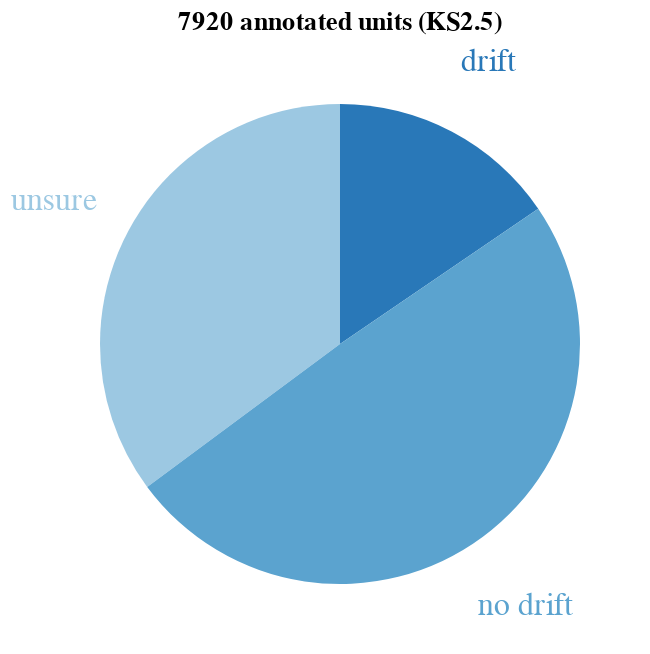

Notebook source saved alongside this figure:
### Markdown cell above
Proprotion of annotations

### Code cell
df = (
    get_df(ks4_filter=False)
    .drop_nulls('drift_rating')
    .with_columns(
        drift_rating=pl.when(pl.col("drift_rating") == db_utils.UnitDriftRating.YES)
        .then(pl.lit('drift'))
        .when(pl.col("drift_rating") == db_utils.UnitDriftRating.NO)
        .then(pl.lit('no drift'))
        .when(pl.col("drift_rating") == db_utils.UnitDriftRating.UNSURE)
        .then(pl.lit('unsure'))
    ) 
    .get_column('drift_rating')
    .value_counts(normalize=True)
    .sort('proportion')
)

display(df)
base = (
    alt.Chart(df)
    .encode(
        theta=alt.Theta("proportion:Q").stack(True),
        color=alt.Color("drift_rating").scale(scheme="blues", reverse=True).legend(None),
        tooltip=["drift_rating", "proportion"],
    )
    .properties(title=f"{len(get_df(ks4_filter=False).drop_nulls('drift_rating'))} annotated units (KS2.5)")
)
base.mark_arc(outerRadius=120) + base.mark_text(radius=160, size=16).encode(text="drift_rating:N")

### Figure 1 — Vega-Lite specification as saved in the notebook (floating-point values rounded to 4 significant figures)
{"config": {"view": {"continuousWidth": 300, "continuousHeight": 300}}, "layer": [{"mark": {"type": "arc", "outerRadius": 120}, "encoding": {"color": {"field": "drift_rating", "legend": null, "scale": {"scheme": "blues", "reverse": true}, "type": "nominal"}, "theta": {"field": "proportion", "stack": true, "type": "quantitative"}, "tooltip": [{"field": "drift_rating", "type": "nominal"}, {"field": "proportion", "type": "quantitative"}]}, "title": "7920 annotated units (KS2.5)"}, {"mark": {"type": "text", "radius": 160, "size": 16}, "encoding": {"color": {"field": "drift_rating", "legend": null, "scale": {"scheme": "blues", "reverse": true}, "type": "nominal"}, "text": {"field": "drift_rating", "type": "nominal"}, "theta": {"field": "proportion", "stack": true, "type": "quantitative"}, "tooltip": [{"field": "drift_rating", "type": "nominal"}, {"field": "proportion", "type": "quantitative"}]}, "title": "7920 annotated units (KS2.5)"}], "data": {"name": "data-e197522655369353c25b7865446e2a3a"}, "$schema": "https://vega.github.io/schema/vega-lite/v5.20.1.json", "datasets": {"data-e197522655369353c25b7865446e2a3a": [{"drift_rating": "drift", "proportion": 0.1547}, {"drift_rating": "unsure", "proportion": 0.3515}, {"drift_rating": "no drift", "proportion": 0.4938}]}}
